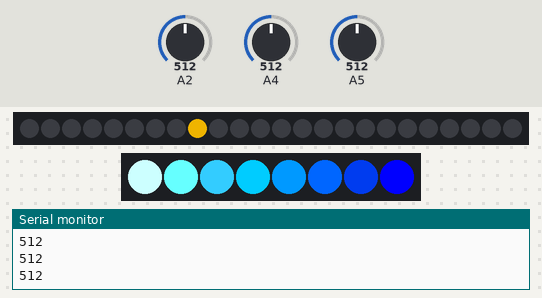
This sketch was run on a simulated Arduino Uno, built with avr-gcc and run on an emulated ATmega328P. Shown: 24 RGB LEDs in strip order, left to right, 8 RGB LEDs in strip order, left to right, the last lines printed to the serial monitor. The inputs (shaded band) are chosen by the test bench; at power-on: A2 = 512, A5 = 512, A4 = 512.

Above: at 1.2 s.
1.3 s: A2 set to 306
At 2.5 s:
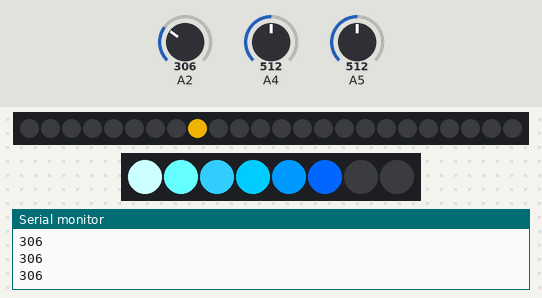
2.8 s: A2 set to 122
At 3.9 s:
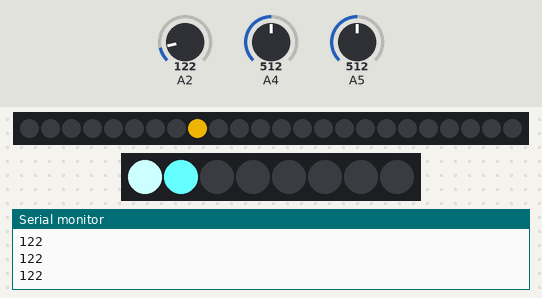
4.3 s: A2 set to 90
At 5.1 s:
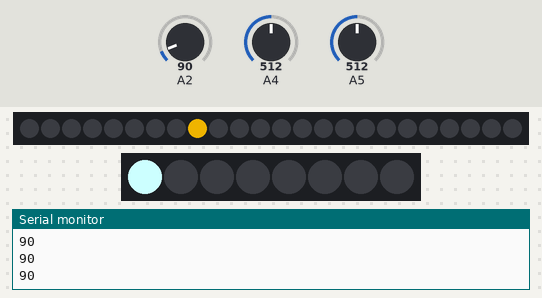
5.9 s: A2 set to 0
At 6.2 s:
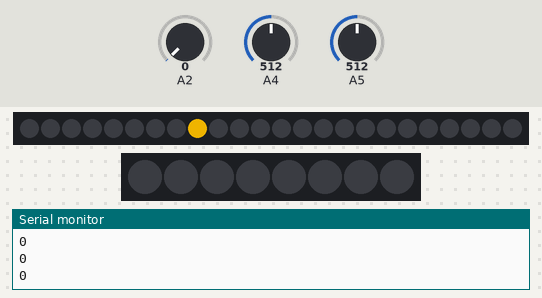
7.4 s: A5 set to 910
At 8.8 s:
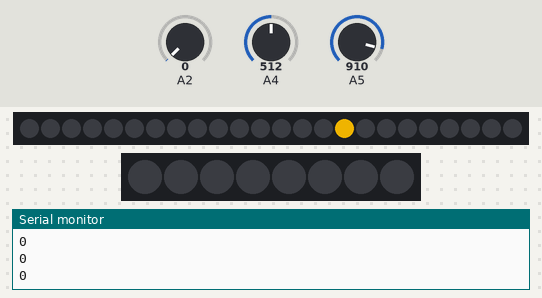
9.0 s: A4 set to 910
At 9.7 s:
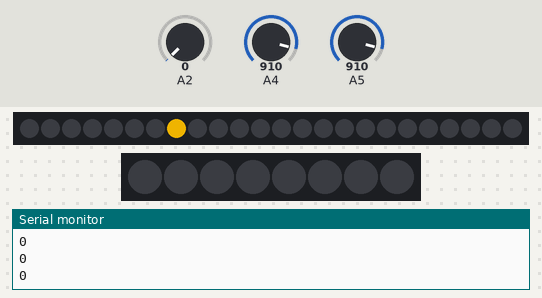
Timing chart, 0 to 11.5 s (numbered marks = the images above; inputs shaded):
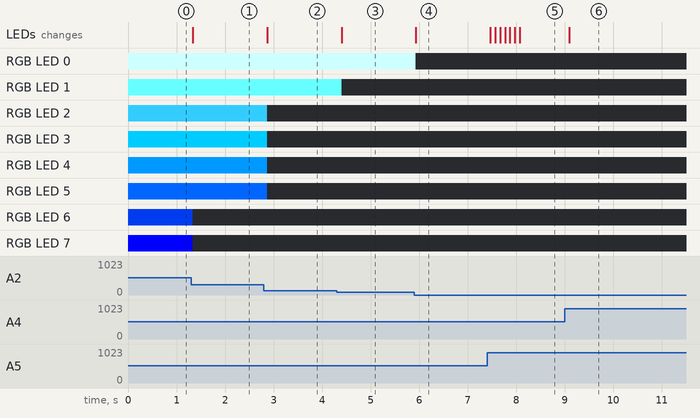

Measured:
- after the input at 1.3 s, RGB LED 6: RGB(0, 51, 204) → off at once; RGB LED 7: RGB(0, 0, 255) → off at once; the LEDs: change at once (image 1)
- after the input at 2.8 s, RGB LED 2: RGB(51, 204, 255) → off after 0.07 s; RGB LED 3: RGB(0, 204, 255) → off after 0.07 s; RGB LED 4: RGB(0, 153, 255) → off after 0.07 s; RGB LED 5: RGB(0, 102, 255) → off after 0.07 s; the LEDs: change after 0.07 s (image 2)
- after the input at 4.3 s, RGB LED 1: RGB(102, 255, 255) → off after 0.10 s; the LEDs: change after 0.10 s (image 3)
- after the input at 5.9 s, RGB LED 0: RGB(204, 255, 255) → off at once; the LEDs: change at once (image 4)
- after the input at 7.4 s, the LEDs: first change after 0.07 s (image 5 shows a later state)
- after the input at 9.0 s, the LEDs: change after 0.10 s (image 6)

The sketch:

main.ino
```cpp
#include <Adafruit_NeoPixel.h> // NeoPixel을 사용하기 위해 include 한 라이브러리.
#include "functions.h"         // 자체적으로 만든 functions 파일에 대한 import
#include "initialCondition.h"  // 초기설정 값을 별도로 분리해둔 initialCondition 파일에 대한 import


Adafruit_NeoPixel building(buildingPixels, 13, NEO_GRB + NEO_KHZ800); // NeoPixel 인스턴스. 빌딩에서 드론의 위치를 제어
Adafruit_NeoPixel water(waterPixels, 12, NEO_GRB + NEO_KHZ800);       // NeoPixel 인스턴스. 소방수의 레벨을 제어


void setup() {
Serial.begin(9600); // 디버깅을 위한 시리얼 모니터의 초기설정
  building.begin(); // building 인스턴스의 초기화
  water.begin();    // water 인스턴스의 초기화
}

void loop() {
building.clear();  // 매 루프마다 building들의 이전 상태를 지워주는 함수. 없으면 누적된다. 경로를 표시하고자 한다면 제거해야하는 코드
water.clear();     // 매 루프마다 water들의 이전 상태를 지워주는 함수. 없으면 누적된다. 측정된 최고레벨을 표시하고자 한다면 제거해야하는 코드
  light = analogRead(A2); // cds 센서가 읽은 빛 신호의 세기를 저장하는 변수. analogRead으로 매 loop마다 측정한다.
  xaxis = analogRead(A4); // Joystick의 x위치값을 저장하는 변수. analogRead로 매 loop마다 측정한다. 0~1023까지의 값
  yaxis = analogRead(A5); // Joystick의 x위치값을 저장하는 변수. analogRead로 매 loop마다 측정한다. 0~1023까지의 값
  room += move(xaxis);   // move 함수로 읽어드린 xaxis값에 따라 현재 room 값을 증감시켜 저장하는 코드
  story += move(yaxis);  // move 함수로 읽어드린 yaxis값에 따라 현재 story 값을 증감시켜 저장하는 코드

  // building 인스턴스의 setPixelColor 메서드로 각 index에 따른 발광소자의 빛 값을 세팅하는 코드
  // 현재 story 및 room값에 대해, setVerticalBoundary 및 setHorizontalBoundary 함수로 경계조건을 만족하는지 체크하고,
  // 유효한 story값과 room값을 getCurrentPosition 함수의 매개변수로 넘겨서 드론을 위치시키고자 하는 index값을 반환해
  // R204, G153, B0의 노란색 불빛으로 드론의 위치를 NeoPixel에 출력하는 코드
  building.setPixelColor(
    getCurrentPosition(setVerticalBoundary(story), setHorizontalBoundary(room)),
    building.Color(204,153, 0)
  );

  // water 인스턴스의 setPixelColor 메서드로 각 index에 따른 발광소자의 빛 값을 세팅하는 코드
  // for loop 문을 통해 어느 레벨까지 소방수를 출력할 것인지를 결정하는데,
  // for loop의 두번째 인자인 조건문에서 iterating 변수 j값이 입력받은 light값의 50으로 나눈 몫보다 작을 때 까지 시행
  // 따라서, 400이상의 출력값에 대해서는 동일하게 8레벨의 최대출력을 진행
  // waterArr에 저장된 파랑색 그라데이션 배열이 출력되어 시각적 효과를 높임
  for (int j = 0; j < light / 50 ; j++){
    water.setPixelColor(
      j,
      water.Color(waterArr[j][0], waterArr[j][1], waterArr[j][2])
    );
  }
  Serial.println(light); // Serial 모니터에 현재 입력받은 light값을 출력시킴. 디버깅용

building.show(); // building 인스턴스에 현재 배정된 발광 좌표와 RGB값을 하드웨어로 전달해 출력시키는 함수
water.show();    // water 인스턴스에 현재 배정된 발광 좌표와 RGB값을 하드웨어로 전달해 출력시키는 함수
delay(100); // loop가 하드웨어 딜레이보다 더 빠르게 작동해 에러가 나지 않도록 적절한 delay를 설계. 100 ms 정도가 자연스러움
}
```

functions.cpp
```cpp
// story 값과 room 값을 받아서 Neopixel에 출력해야할 index로 바꿔주는 함수.
// story와 room에 저장되는 값은 인간에게 익숙한 값이므로,
// 설계한 NeoPixel의 index 구조에 맞는 값으로 변환해야
// 의도한 대로 출력할 수 있다.
// 인간에게 익숙한 story 값과 room 값은 Serial Monitor에 출력한다던지
// 인간에게 익숙한 인터페이스 출력값으로 사용할 수 있다.

int getCurrentPosition(int story, int room){
  return (3 - room) * 8 + (story -1);
}


// JoyStick에서 받은 Analog Input을 이용해
// Drone을 이동할지 말지 결정하는 함수.
// 900과 100은 설계자의 의도에 따라 설정한 임계값이다.
// 민감도가 이정도의 값에 대해 자연스러웠음을 관측했다.
// JoyStick은 상하와 좌우(X와 Y축)에 대해 대칭적이므로
// Vertical Movement와 Horizontal Movement에 대해 서로 다른 함수를 만들 필요가 없다.

int move(int axis){
  if(axis > 900){return 1;}
  if(axis < 100){return -1;}
  else {return 0;}
}


// Drone의 Story와 room값이 8개층와 3개호실을 벗어나지 않도록
// 경계를 정해주는 함수. int move() 함수와 다르게
// 가로와 세로의 경계 임계값이 다르므로 서로다른 함수를 만들었다.
// 이와 다르게, setBoundary(int value, bool isVertical) 정도의 하나의 함수로 만들어서
// isVertical 값에 따라 경계값을 다르게 해서 하나의 함수로 작성할 수도 있을 것이다.

int setVerticalBoundary(int story){
  if (story > 8) {return 8;}
  if (story < 1) {return 1;}
  else {return story;}
}
int setHorizontalBoundary(int room){
  if (room > 3) {return 3;}
  if (room < 1 ) {return 1;}
  else {return room;}
}
```

functions.h
```cpp
// main.ino에서 사용되는 함수들의 헤더파일.
// c/c++ 언어에서 자체적으로 제공되는 모듈 시스템인 헤더파일이다.
// 함수의 내용은 functions.cpp에 자세히 나와있다.

// 현재 층과 방의 값을 받아서, neoPixel에 출력해야할 index를 반환하는 함수
int getCurrentPosition(int story, int room);

// Joystick의 axis값을 받아서 drone의 좌표를 재설정하는 함수.
int move(int axis);

// 층과 방의 경계를 정하는 함수.
int setVerticalBoundary(int story);
int setHorizontalBoundary(int room);
```

initialCondition.h
```cpp
// 소방수 네오픽셀의 8레벨에 대한 각 부분의 RGB값. 가장 끝의 빛은 0,0,255의 가장 순수한 파란색이며,
// 나머지 8단계는 R, G 값에 각각 50 / 100/ 150/ 200 정도의 불순값이 들어있다.
// int 타입의 2차원 배열을 사용했으며, 소방수 코드의 for loop 에 사용된다 : main.ino
int waterArr[][3] ={{204, 255, 255}, {102, 255,255}, {51,204, 255},{0, 204, 255},
{0, 153, 255},{0, 102, 255},{0, 51, 204}, {0, 0, 255}};

// building 과 water을 위한 각각의 NeoPixel의 소자 숫자.
// building : 8 x 3 = 24
// water : 8 x 1 = 8
int buildingPixels = 24;
int waterPixels = 8;

// 초기조건으로 주어지는 층번 및 호번.
// 처음에는 최저층의 가운데인 102호에서 시작한다.
// C++ 의 배열 시작값인 0으로 초기화되지 않았고 NeoPixel의 순서에도 어긋나므로
// 별도로 처리해주는 함수가 필요하다 : function.cpp
int story = 1;
int room = 2;

// 소방수의 초기레벨 : 0
// 소방수의 레벨은 cds 입력에 따라 금새 overriding 되므로 큰 의미는 없다.
int waterLevel = 0;

// Joystick 과  CDS 소자로 부터 받는 아날로그 신호값을 저장하는 변수
int xaxis, yaxis, light;
```
